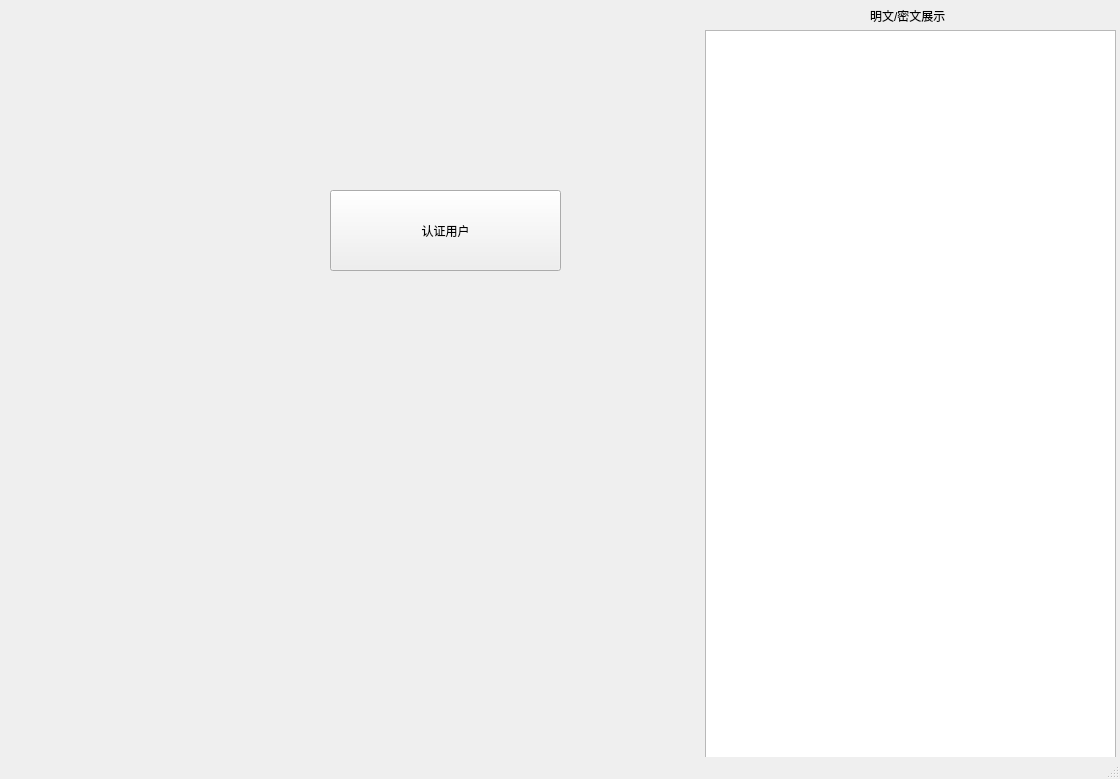
<?xml version="1.0" encoding="UTF-8"?>
<ui version="4.0">
 <class>MainWindow</class>
 <widget class="QMainWindow" name="MainWindow">
  <property name="geometry">
   <rect>
    <x>0</x>
    <y>0</y>
    <width>1120</width>
    <height>779</height>
   </rect>
  </property>
  <property name="windowTitle">
   <string>AS</string>
  </property>
  <widget class="QWidget" name="centralwidget">
   <widget class="QTextBrowser" name="textBrowser">
    <property name="enabled">
     <bool>true</bool>
    </property>
    <property name="geometry">
     <rect>
      <x>705</x>
      <y>30</y>
      <width>411</width>
      <height>741</height>
     </rect>
    </property>
    <property name="tabletTracking">
     <bool>false</bool>
    </property>
   </widget>
   <widget class="QLabel" name="label">
    <property name="geometry">
     <rect>
      <x>870</x>
      <y>0</y>
      <width>101</width>
      <height>31</height>
     </rect>
    </property>
    <property name="text">
     <string>明文/密文展示</string>
    </property>
   </widget>
   <widget class="QPushButton" name="pushButton">
    <property name="geometry">
     <rect>
      <x>330</x>
      <y>190</y>
      <width>231</width>
      <height>81</height>
     </rect>
    </property>
    <property name="text">
     <string>认证用户</string>
    </property>
   </widget>
  </widget>
  <widget class="QStatusBar" name="statusbar"/>
 </widget>
 <resources/>
 <connections/>
</ui>
